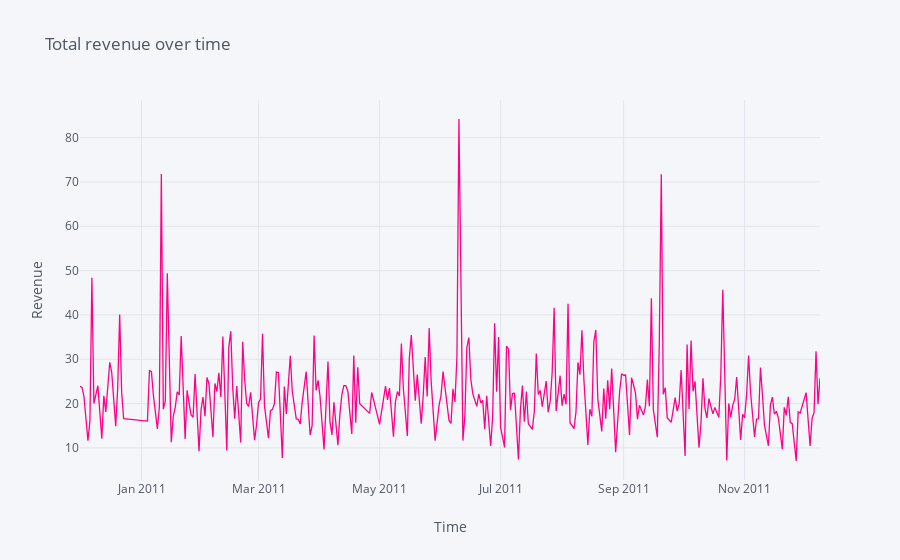

Write notebook code for a chart like this one.
### Code cell
# create df: total revenue per date
revenue_date = data4.groupby('Date')['Revenue'].mean().reset_index()
revenue_date.head(3) 

# line_plot + remove outliers: revenue_date.Revenue == 84.20 & 71.71 & 71.81
revenue_date_result = revenue_date[(revenue_date.Revenue != 84.20) & (revenue_date.Revenue != 71.71) 
                                   & (revenue_date.Revenue != 71.81)] 

revenue_date.iplot(kind='line', x='Date', xTitle='Time', yTitle='Revenue', 
           title='Total revenue over time', color='pink')

### Figure 1 — Plotly figure (JSON) as saved in the notebook; plotly's stock layout.template omitted (floating-point values rounded to 4 significant figures; data arrays with more than 128 entries replaced by an {"elided": "..."} marker saying what was removed)
{"data": [{"line": {"color": "rgba(255, 0, 136, 1.0)", "dash": "solid", "shape": "linear", "width": 1.3}, "mode": "lines", "name": "Revenue", "text": "", "type": "scatter", "x": {"elided": "305 str values"}, "y": {"elided": "305 float values"}}], "layout": {"legend": {"bgcolor": "#F5F6F9", "font": {"color": "#4D5663"}}, "paper_bgcolor": "#F5F6F9", "plot_bgcolor": "#F5F6F9", "title": {"font": {"color": "#4D5663"}, "text": "Total revenue over time"}, "xaxis": {"gridcolor": "#E1E5ED", "showgrid": true, "tickfont": {"color": "#4D5663"}, "title": {"font": {"color": "#4D5663"}, "text": "Time"}, "zerolinecolor": "#E1E5ED"}, "yaxis": {"gridcolor": "#E1E5ED", "showgrid": true, "tickfont": {"color": "#4D5663"}, "title": {"font": {"color": "#4D5663"}, "text": "Revenue"}, "zerolinecolor": "#E1E5ED"}}}
